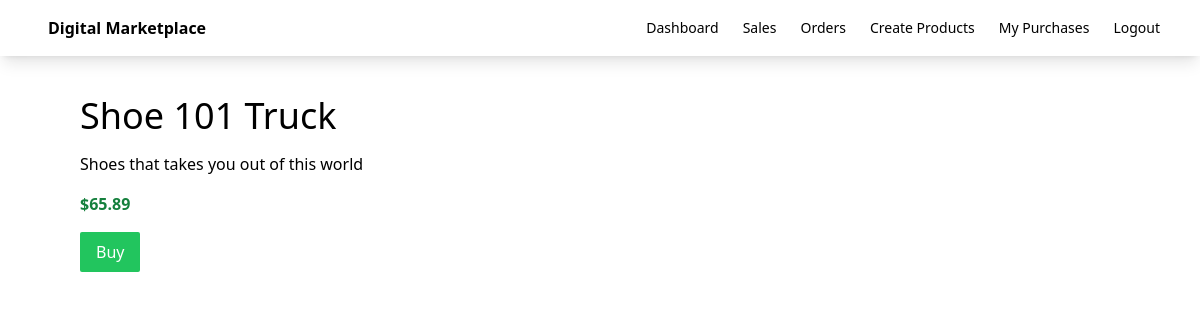
Screenshot of /product/2/ with the database file from the repository.
### myapp/models.py (models this page shows, shortened)
class Product(models.Model):
    seller = models.ForeignKey(User, on_delete=models.CASCADE)
    name = models.CharField(max_length=100)
    description = models.CharField(max_length=100)
    price = models.FloatField()
    file = models.FileField(upload_to='uploads')
    total_sales_amount = models.IntegerField(default=0)
    total_sales = models.IntegerField(default=0)

### myapp/views.py (the view)
# urls.py: path('product/<int:id>/',views.detail,name='detail'),
def detail(request,id):
    product = Product.objects.get(id=id)
    stripe_publishable_key = settings.STRIPE_PUBLISHABLE_KEY
    return render(request, 'myapp/detail.html',{'product':product,'stripe_publishable_key':stripe_publishable_key})

### myapp/templates/myapp/detail.html (shortened to what this page needs)
{% extends 'myapp/base.html' %}
{% block body %}
<div class="flex p-10">
  <div class="pl-10">
    <div class="text-4xl mb-4">{{ product.name }}</div>
    <div class="mb-4">{{ product.description }}</div>
    <div class="mb-4 text-green-700 font-bold">${{ product.price }}</div>
    <div>
      <button
        id="checkout-button"
        class="bg-green-500 text-white px-4 py-2 rounded-sm"
      >
        Buy
      </button>
    </div>
  </div>
</div>
{% endblock %}

### rows the page displays
Product: name "Shoe 101 Truck", description "Shoes that takes you out of this world", price "65.89"
